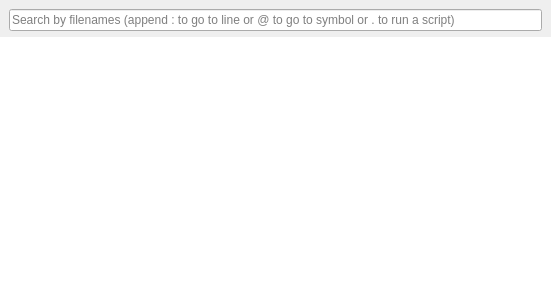
<?xml version="1.0" encoding="UTF-8"?>
<ui version="4.0">
 <class>Gui::Palette</class>
 <widget class="QWidget" name="Gui::Palette">
  <property name="geometry">
   <rect>
    <x>0</x>
    <y>0</y>
    <width>551</width>
    <height>300</height>
   </rect>
  </property>
  <property name="windowTitle">
   <string>Form</string>
  </property>
  <property name="autoFillBackground">
   <bool>true</bool>
  </property>
  <layout class="QVBoxLayout" name="verticalLayout">
   <property name="leftMargin">
    <number>0</number>
   </property>
   <property name="topMargin">
    <number>0</number>
   </property>
   <property name="rightMargin">
    <number>0</number>
   </property>
   <property name="bottomMargin">
    <number>0</number>
   </property>
   <item>
    <layout class="QHBoxLayout" name="horizontalLayout">
     <property name="leftMargin">
      <number>9</number>
     </property>
     <property name="topMargin">
      <number>9</number>
     </property>
     <property name="rightMargin">
      <number>9</number>
     </property>
     <item>
      <widget class="QLineEdit" name="lineEdit">
       <property name="placeholderText">
        <string>Search by filenames (append : to go to line or @ to go to symbol or . to run a script)</string>
       </property>
       <property name="clearButtonEnabled">
        <bool>true</bool>
       </property>
      </widget>
     </item>
    </layout>
   </item>
   <item>
    <widget class="QTreeView" name="treeView">
     <property name="cursor" stdset="0">
      <cursorShape>PointingHandCursor</cursorShape>
     </property>
     <property name="frameShape">
      <enum>QFrame::NoFrame</enum>
     </property>
     <property name="selectionMode">
      <enum>QAbstractItemView::SingleSelection</enum>
     </property>
     <property name="selectionBehavior">
      <enum>QAbstractItemView::SelectRows</enum>
     </property>
     <property name="indentation">
      <number>10</number>
     </property>
     <property name="uniformRowHeights">
      <bool>true</bool>
     </property>
     <attribute name="headerVisible">
      <bool>false</bool>
     </attribute>
    </widget>
   </item>
  </layout>
 </widget>
 <resources/>
 <connections/>
</ui>
